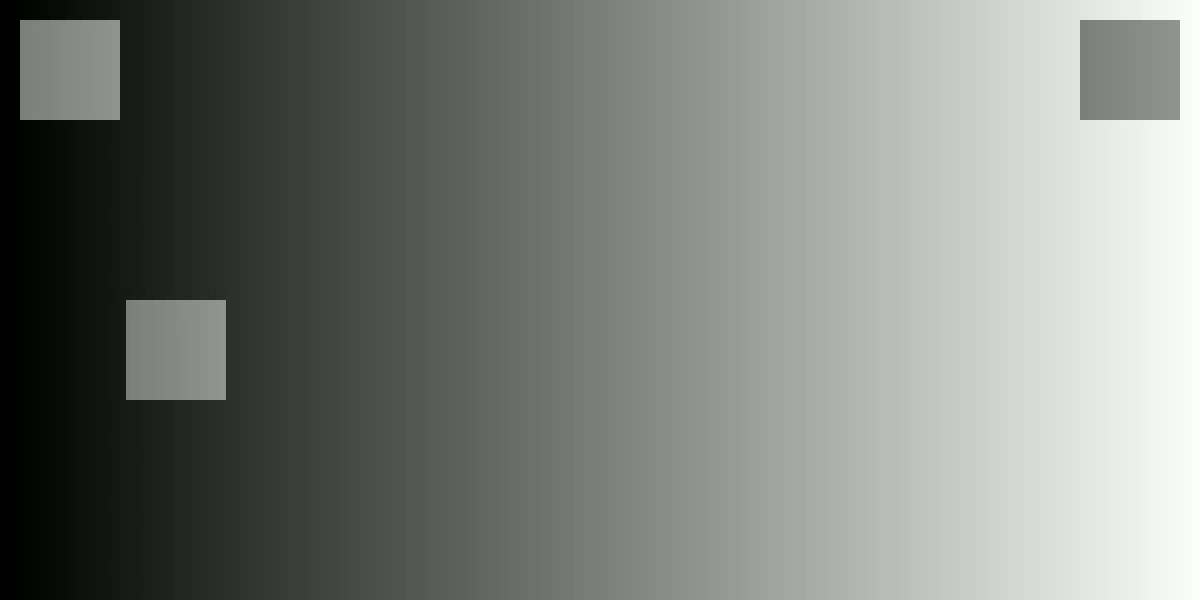
#> input picture frame 53 of videos/video_illusion.mp4, 1200 x 600 px, given in place of hello_UH.m4v, which was not available
$ python GDV_tutorial_04.py
#> lines starting #> are read from the running program, lines starting #| are printed output that depends on the picture; pictures that were not available may be replaced by others from this repository, and a replacement may not be noted
import numpy as np
import cv2

# open a video file
file = 'videos/hello_UH.m4v'
cap = cv2.VideoCapture(file)

# get camera image parameters from get()
width = int(cap.get(cv2.cv2.CAP_PROP_FRAME_WIDTH))
height = int(cap.get(cv2.cv2.CAP_PROP_FRAME_HEIGHT))
count = int(cap.get(cv2.cv2.CAP_PROP_FRAME_COUNT))
print ('Video properties:')
print ('  Width = ' + str(width))
print ('  Height = ' + str(height))
print ('  Frame count = ' + str(count))

# start a loop
while True:
    # read one video frame
    ret, frame = cap.read()
#> frame is the input picture: shape (600, 1200, 3); mean B, G, R 124.6, 127.6, 125.6

    if (ret):
        # create four tiles of the image
        img = np.zeros(frame.shape, np.uint8)
        smaller_frame = cv2.resize(frame, (0,0), fx=0.5, fy = 0.5)
        img[:height//2,:width//2] = smaller_frame # top left (original)
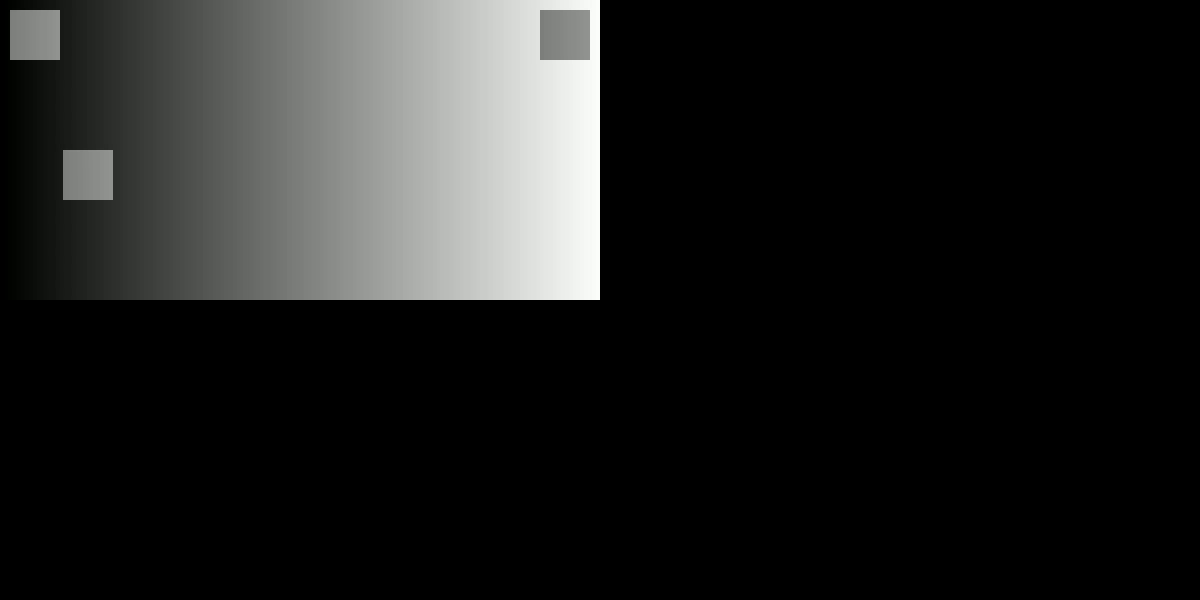
#> img: shape (600, 1200, 3); mean B, G, R 31.2, 31.9, 31.4
        img[height//2:,:width//2] = cv2.flip(smaller_frame, 0) # bottom left flipped horizontally
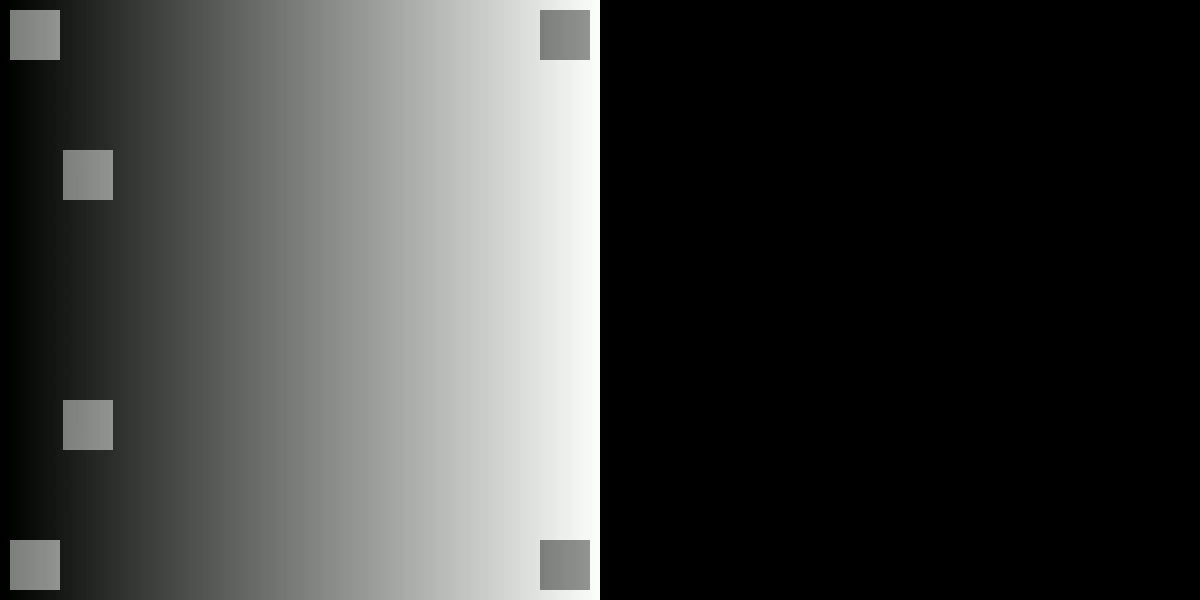
#> img: shape (600, 1200, 3); mean B, G, R 62.3, 63.8, 62.8
        img[height//2:,width//2:] = cv2.flip(smaller_frame, -1) # bottom left flipped both horizontally and vertically
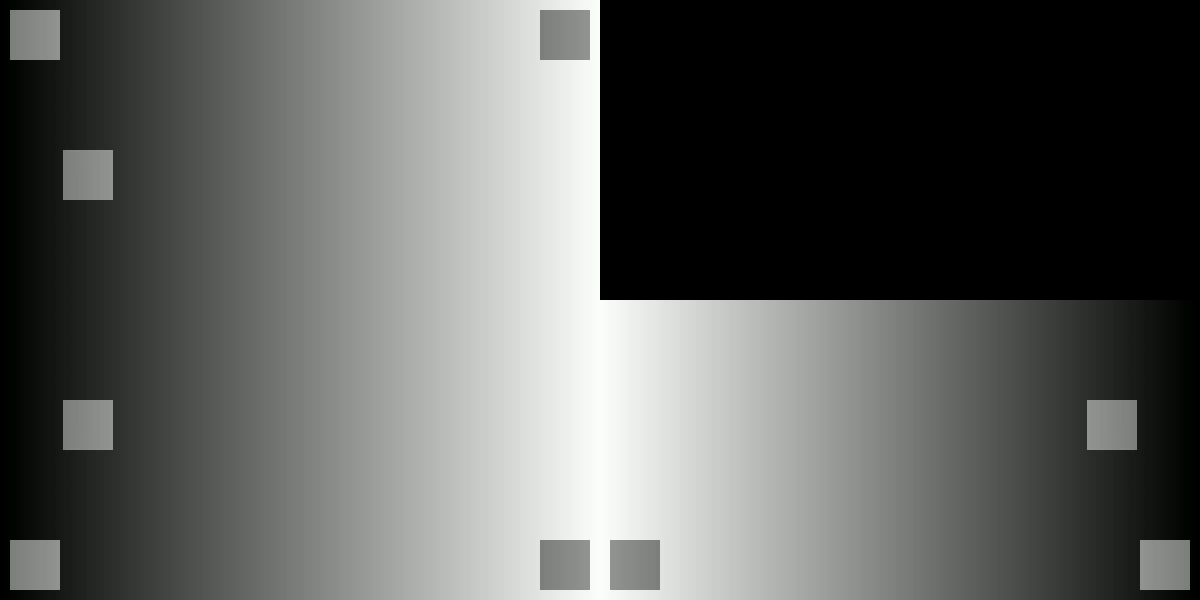
#> img: shape (600, 1200, 3); mean B, G, R 93.5, 95.7, 94.3
        img[:height//2,width//2:] = cv2.flip(smaller_frame, 1) # top right flipped vertically
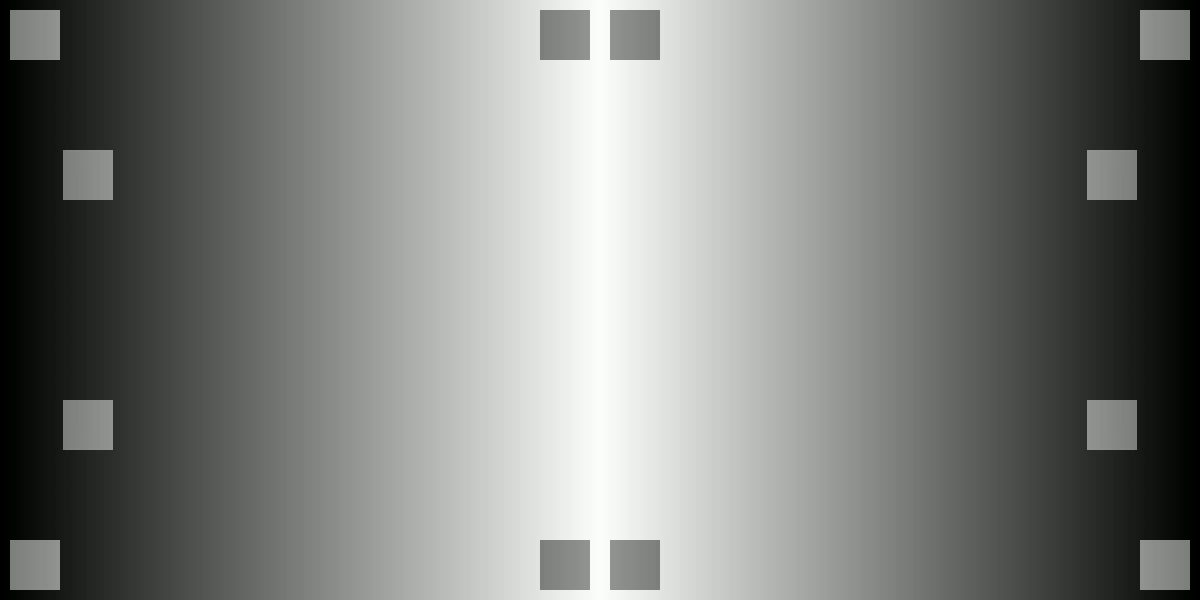
#> img: shape (600, 1200, 3); mean B, G, R 124.7, 127.6, 125.7

        # show the image
        cv2.imshow('Video image', img)

        # close the window and stop the loop if 'q' is pressed
        if cv2.waitKey(10) == ord('q'):
#> (key q is pressed here)
            break
    else:
        print('Error reading frame')
        break

# release the video and close all windows
cap.release()
cv2.destroyAllWindows()

$ run again, starting later in the video
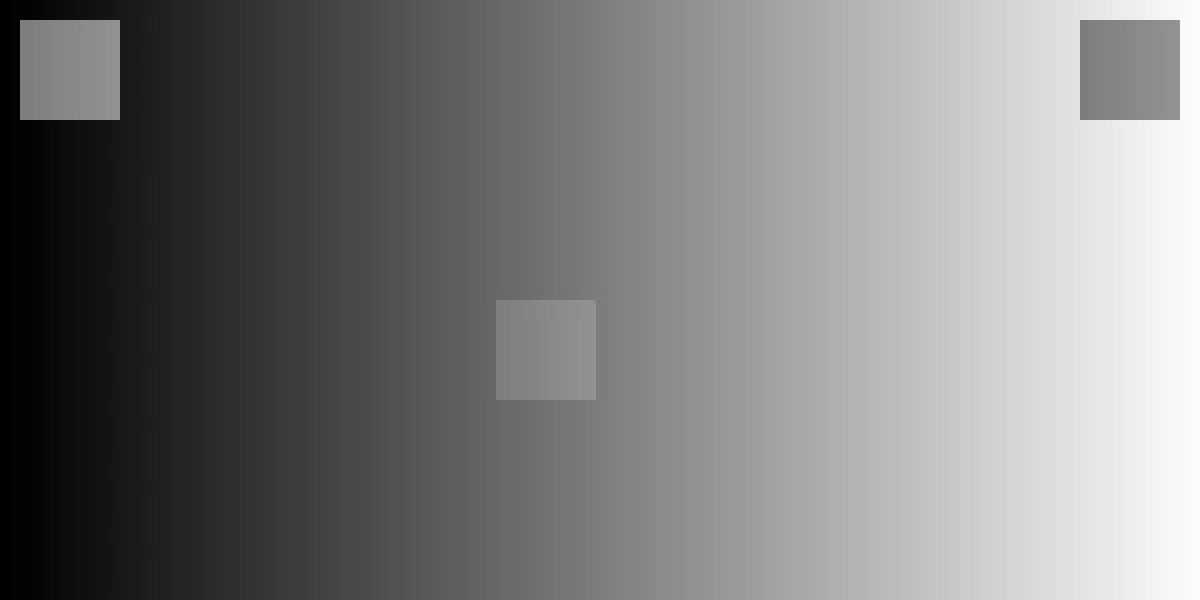
#> input picture frame 238 of videos/video_illusion.mp4, 1200 x 600 px, given in place of hello_UH.m4v, which was not available
#> frame is the input picture: shape (600, 1200, 3); mean B, G, R 123.5, 126.5, 124.5
#> `img[height//2:,width//2:] = cv2.flip(smaller_frame, -1)`:
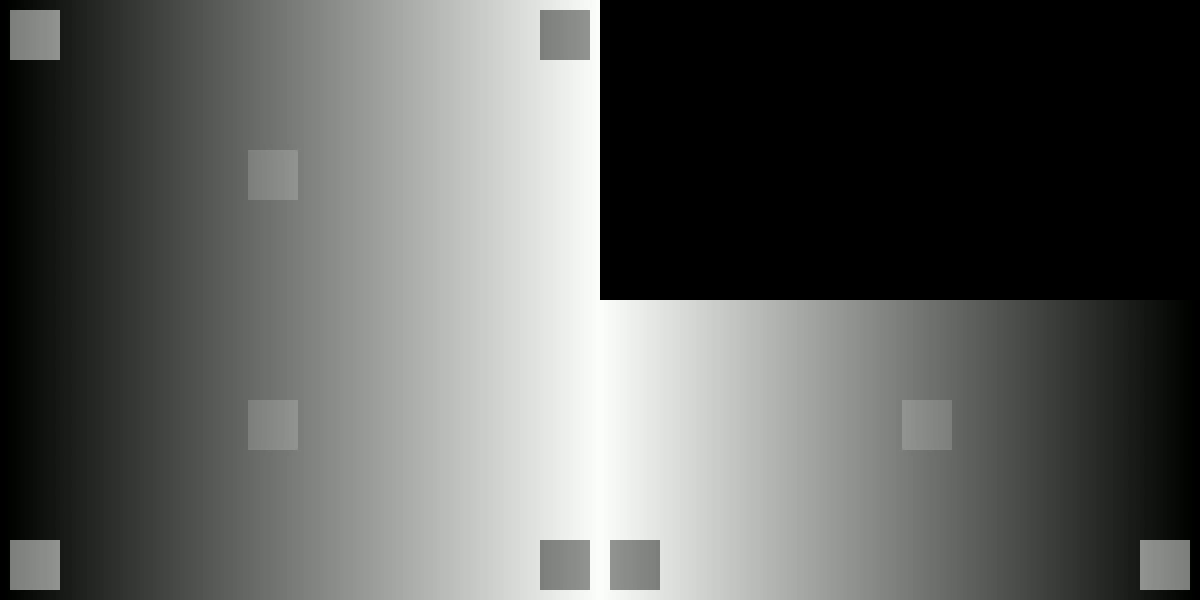
#> img: shape (600, 1200, 3); mean B, G, R 92.7, 94.9, 93.4
#> `img[:height//2,width//2:] = cv2.flip(smaller_frame, 1)`:
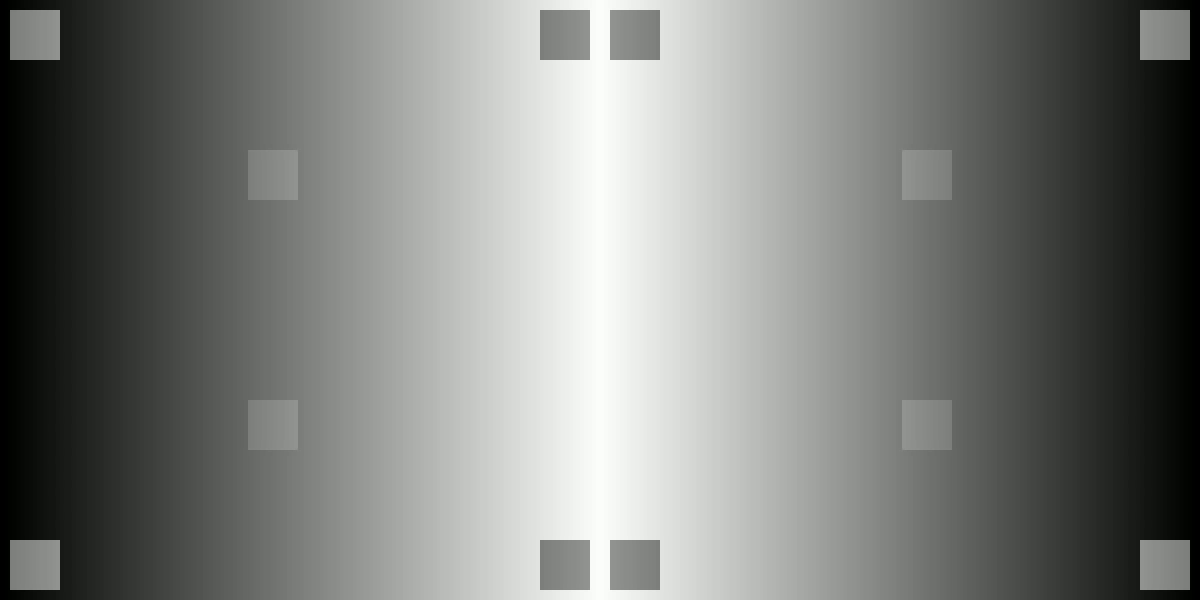
#> img: shape (600, 1200, 3); mean B, G, R 123.6, 126.6, 124.6

$ run again, starting later in the video
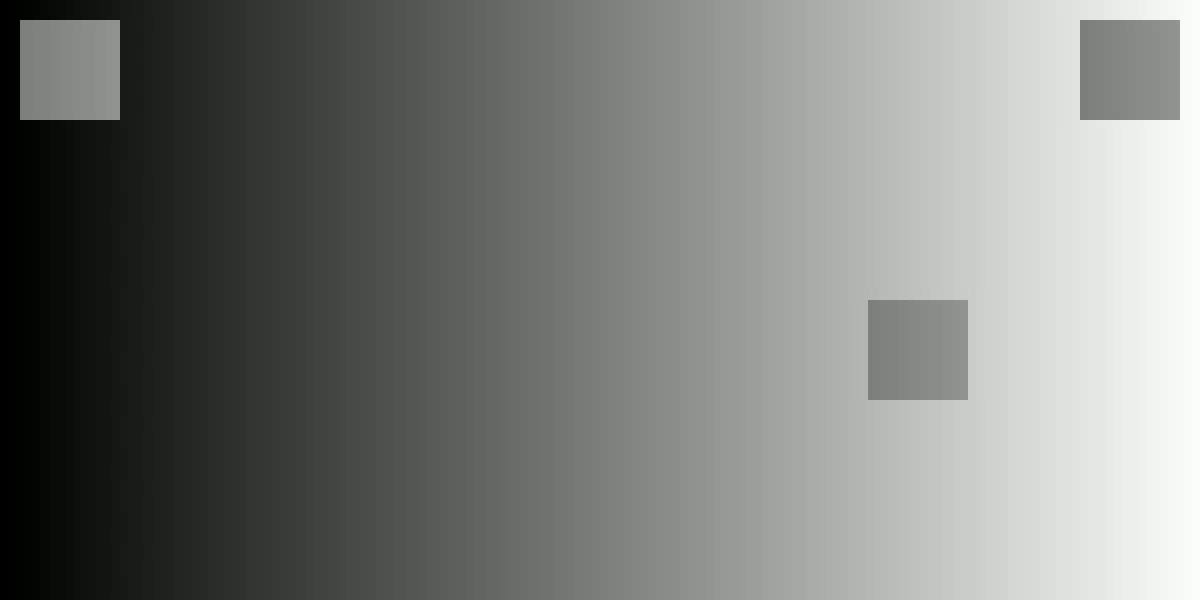
#> input picture frame 424 of videos/video_illusion.mp4, 1200 x 600 px, given in place of hello_UH.m4v, which was not available
#> frame is the input picture: shape (600, 1200, 3); mean B, G, R 122.4, 125.4, 123.4
#> `img[height//2:,width//2:] = cv2.flip(smaller_frame, -1)`:
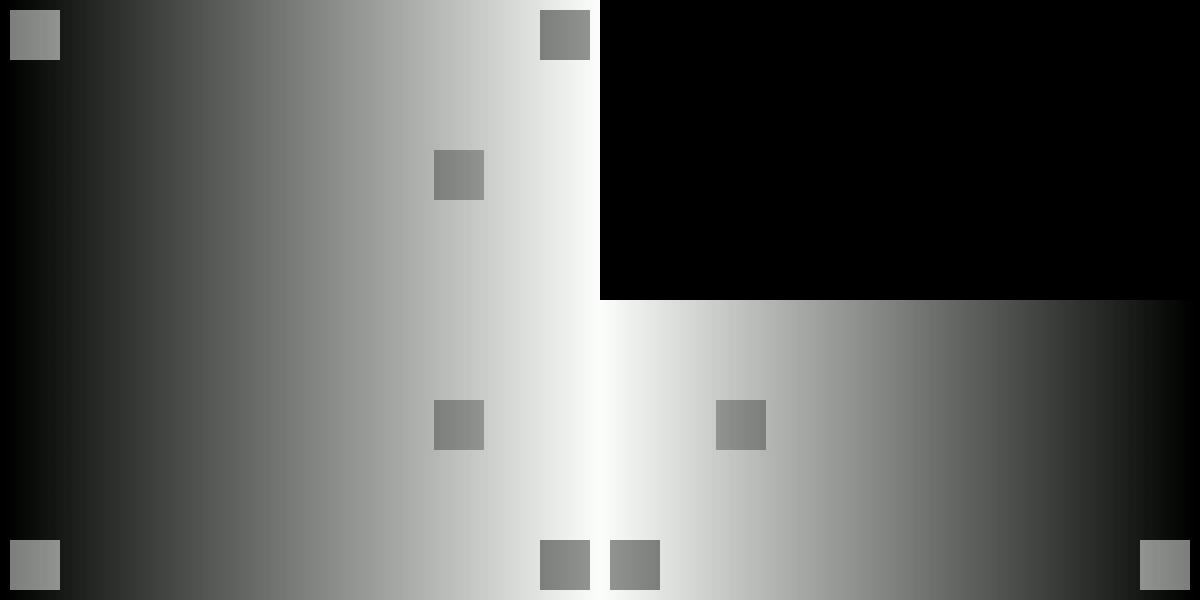
#> img: shape (600, 1200, 3); mean B, G, R 91.9, 94.1, 92.6
#> `img[:height//2,width//2:] = cv2.flip(smaller_frame, 1)`:
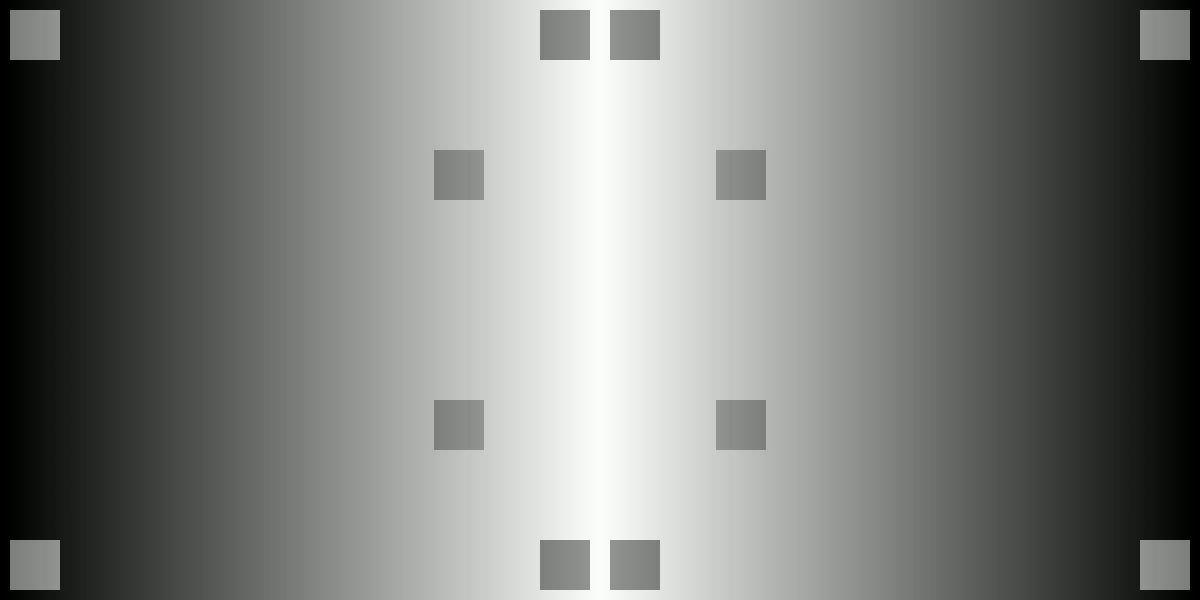
#> img: shape (600, 1200, 3); mean B, G, R 122.5, 125.5, 123.5
